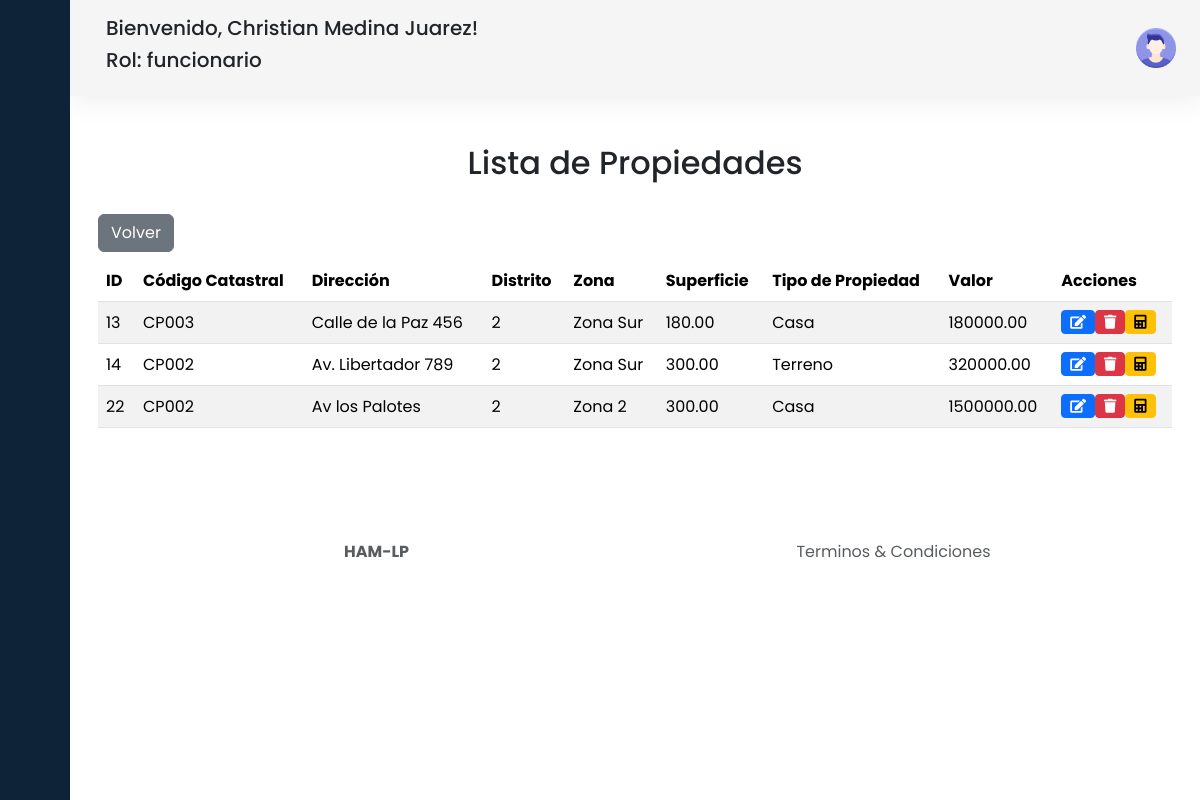
The app's page /pregunta-2/verPropiedad.php?id=2 (signed in) with its own data.
### tables this page shows
CREATE TABLE `propiedad` (
  `id` int(11) NOT NULL,
  `codCatastral` varchar(10) DEFAULT NULL,
  `direccion` varchar(255) DEFAULT NULL,
  `distrito` int(11) DEFAULT NULL,
  `zona` varchar(100) DEFAULT NULL,
  `superficie` decimal(10,2) DEFAULT NULL,
  `xIni` decimal(10,2) DEFAULT NULL,
  `yIni` decimal(10,2) DEFAULT NULL,
  `xFin` decimal(10,2) DEFAULT NULL,
  `yFin` decimal(10,2) DEFAULT NULL,
  `tipoPropiedad` varchar(50) DEFAULT NULL,
  `valor` decimal(15,2) DEFAULT NULL,
  `id_persona` int(11) DEFAULT NULL
);

### pregunta-2/verPropiedad.php (the view, shortened to what this page needs)
<?php
$conexion = conectarBD();
if (isset($_GET['id'])) {
    $idPersona = $_GET['id'];
    $sql = "SELECT * FROM propiedad WHERE id_persona = '$idPersona'";
    $resultado = mysqli_query($conexion, $sql);
} else {
    echo "No se ha proporcionado el ID de la persona.";
}
?>
<!DOCTYPE html>
<html lang="en">
<head>
    <link href="https://cdn.lineicons.com/4.0/lineicons.css" rel="stylesheet" />
    <link rel="stylesheet" href="https://cdnjs.cloudflare.com/ajax/libs/font-awesome/5.15.4/css/all.min.css">
    <link href="https://cdn.jsdelivr.net/npm/bootstrap@5.3.2/dist/css/bootstrap.min.css" rel="stylesheet"
>
    <link rel="stylesheet" href="css/style.css">
</head>
<body>
    <div class="wrapper">
        <?php include 'include/aside.php'; ?>
        <div class="main">
            <?php include 'include/nav.php'; ?>
            <main class="content px-3 py-5">
                <div class="container">
                    <h2 class="mb-4 text-center">Lista de Propiedades</h2>
                    <a href="listar.php" class="btn btn-secondary my-2">Volver</a>
                    <div class="table-responsive">
                        <table class="table table-striped table-hover">
                            <thead class="thead-dark">
                                <tr>
                                    <th scope="col">ID</th>
                                    <th scope="col">Código Catastral</th>
                                    <th scope="col">Dirección</th>
                                    <th scope="col">Distrito</th>
                                    <th scope="col">Zona</th>
                                    <th scope="col">Superficie</th>
                                    <th scope="col">Tipo de Propiedad</th>
                                    <th scope="col">Valor</th>
                                    <th scope="col">Acciones</th>
                                </tr>
                            </thead>
                            <tbody>
                                <?php
                                if (mysqli_num_rows($resultado) > 0) {
                                    while ($fila = mysqli_fetch_assoc($resultado)) {
                                        echo "<tr>";
                                        echo "<td>" . $fila['id'] . "</td>";
                                        echo "<td>" . $fila['codCatastral'] . "</td>";
                                        echo "<td>" . $fila['direccion'] . "</td>";
                                        echo "<td>" . $fila['distrito'] . "</td>";
                                        echo "<td>" . $fila['zona'] . "</td>";
                                        echo "<td>" . $fila['superficie'] . "</td>";
                                        echo "<td>" . $fila['tipoPropiedad'] . "</td>";
                                        echo "<td>" . $fila['valor'] . "</td>";
                                        echo "<td>";
                                        echo "<button class='btn btn-primary btn-sm btnEditar' data-id='" . $fila['id'] . "' data-codCatastral='" . $fila['codCatastral'] . "' data-direccion='" . $fila['direccion'] . "' data-distrito='" . $fila['distrito'] . "' data-zona='" . $fila['zona'] . "' data-superficie='" . $fila['superficie'] . "' data-xIni='" . $fila['xIni'] . "' data-yIni='" . $fila['yIni'] . "' data-xFin='" . $fila['xFin'] . "' data-yFin='" . $fila['yFin'] . "' data-tipoPropiedad='" . $fila['tipoPropiedad'] . "' data-valor='" . $fila['valor'] . "'>";
                                        echo "<i class='fas fa-edit'></i>";
                                        echo "</button>";
                                        echo "<button class='btn btn-danger btn-sm btnEliminar' data-id='" . $fila['id'] . "'>";
                                        echo "<i class='fas fa-trash'></i>";
                                        echo "</button>";
                                        echo "<button class='btn btn-warning btn-sm btnImpuesto' data-id='" . $fila['codCatastral'] . "'>";
                                        echo "<i class='fas fa-calculator'></i>";
                                        echo "</button>";
                                        echo "</td>";
                                        echo "</tr>";
                                    }
                                } else {
                                    echo "<tr><td colspan='13' class='text-center'>No hay propiedades registradas</td></tr>";
                                }
                                ?>
                            </tbody>
                        </table>
                    </div>
                </div>
            </main>
            <?php include 'include/footer.php'; ?>
        </div>
    </div>
</body>
</html>

### pregunta-2/css/style.css (style rules this page uses)
a { text-decoration: none; }
body { font-family: 'Poppins', sans-serif; }
.wrapper { display: flex; }
.main { display: flex; flex-direction: column; min-height: 100vh; width: 100%; overflow: hidden; transition: all 0.35s ease-in-out; background-color: #fff; min-width: 0; }

### records on screen
propiedad: id "13", codCatastral "CP003", direccion "Calle de la Paz 456", distrito "2", zona "Zona Sur", superficie "180.00", tipoPropiedad "Casa", valor "180000.00"
propiedad: id "14", codCatastral "CP002", direccion "Av. Libertador 789", distrito "2", zona "Zona Sur", superficie "300.00", tipoPropiedad "Terreno", valor "320000.00"
propiedad: id "22", codCatastral "CP002", direccion "Av los Palotes", distrito "2", zona "Zona 2", superficie "300.00", tipoPropiedad "Casa", valor "1500000.00"

### other values on screen
$_SESSION['nombreCompleto'] "Christian Medina Juarez"
$_SESSION['rol'] "funcionario"
